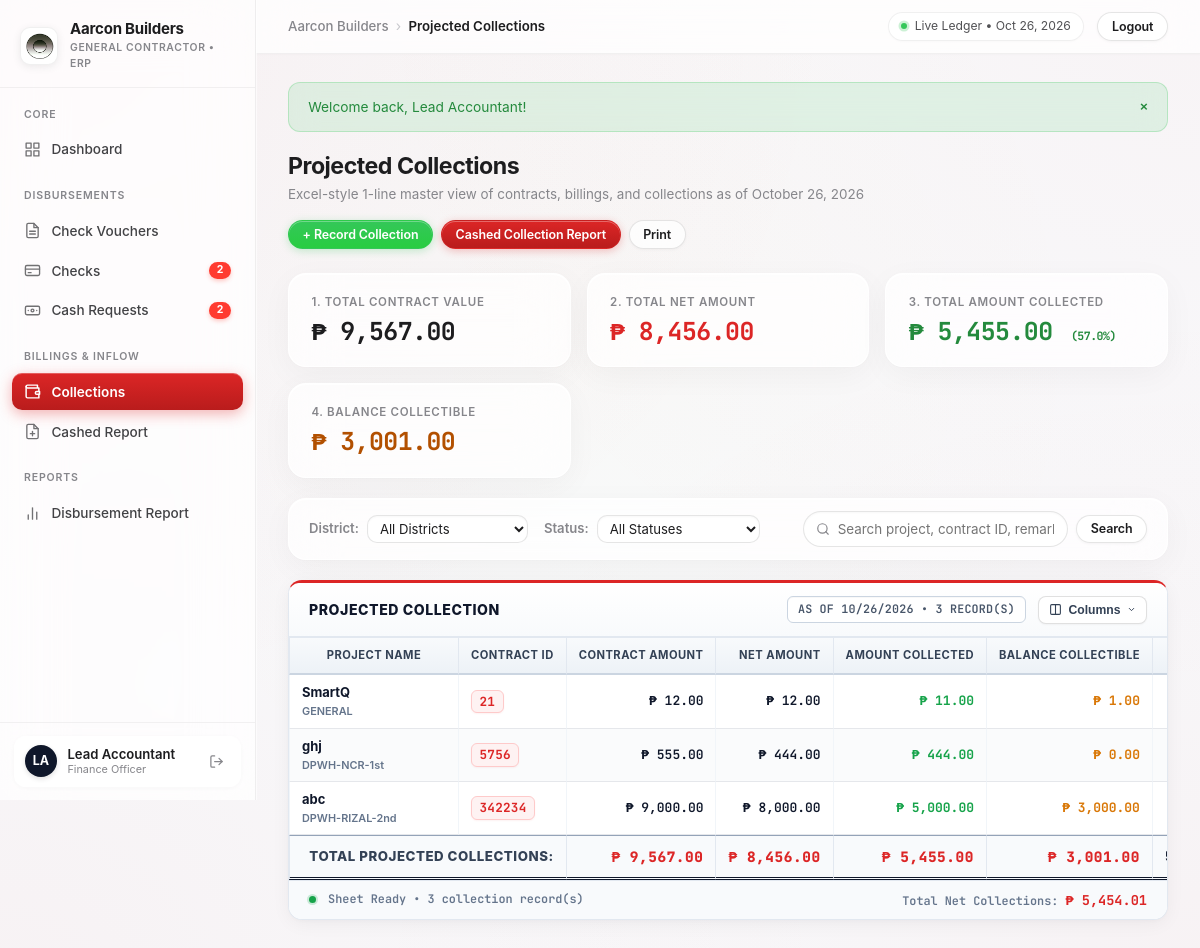
Page /collections.php (signed in) on the earlier database version.
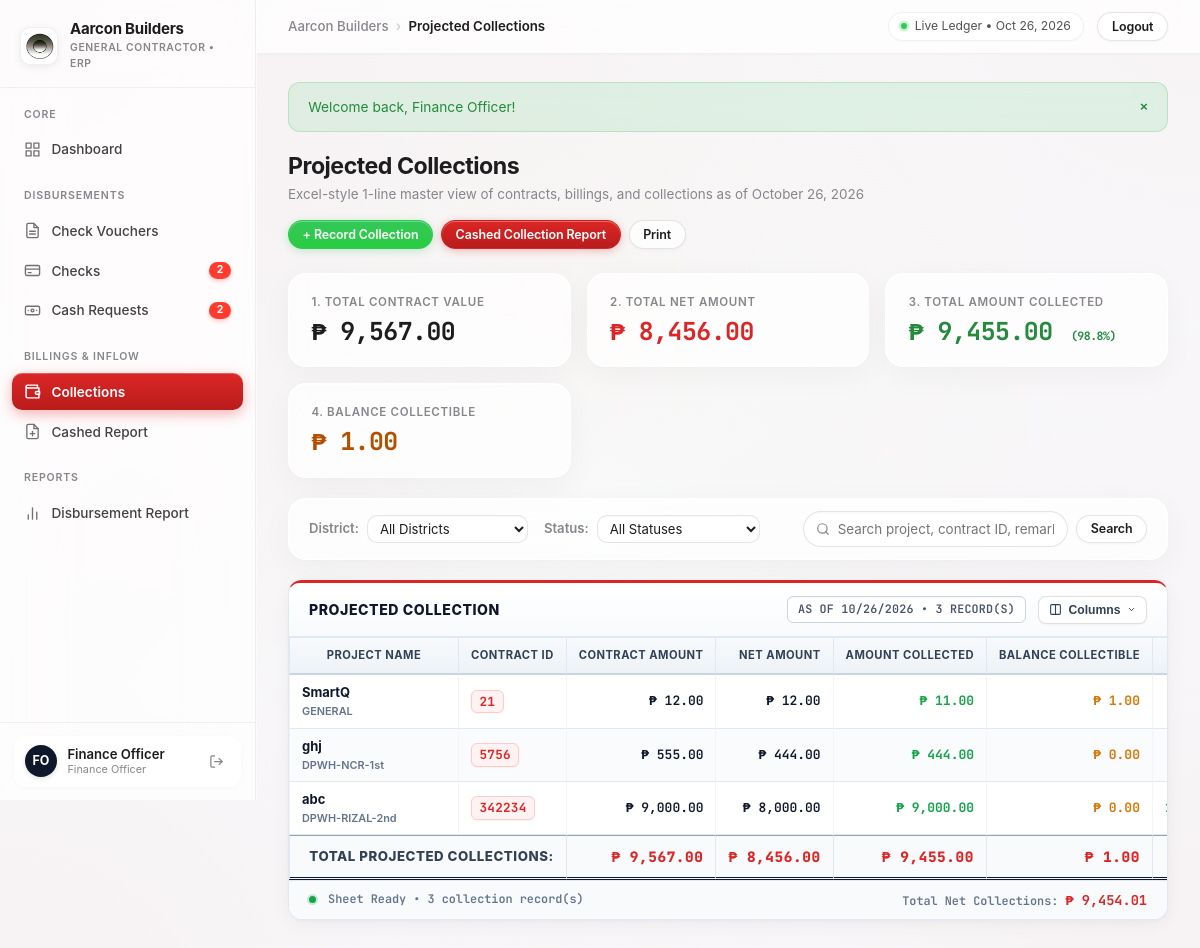
Same page on the later database version.
### tables this page shows
CREATE TABLE collections (
    id INTEGER PRIMARY KEY AUTOINCREMENT,
    receipt_no VARCHAR(100) NOT NULL UNIQUE,
    client_name VARCHAR(255) NOT NULL,
    project_name VARCHAR(255) NOT NULL,
    amount DECIMAL(12, 2) NOT NULL,
    payment_method VARCHAR(50) NOT NULL, -- 'Cash', 'Bank Deposit', 'Incoming Check', 'Online Transfer'
    collection_date DATE NOT NULL,
    reference_no VARCHAR(100) DEFAULT '',
    received_by VARCHAR(100) DEFAULT 'Main Cashier',
    notes TEXT DEFAULT '',
    created_at DATETIME DEFAULT CURRENT_TIMESTAMP
, project_district VARCHAR(100) DEFAULT '', contract_amount DECIMAL(12, 2) DEFAULT 0, tax_amount DECIMAL(12, 2) DEFAULT 0, tax_rate DECIMAL(5, 2) DEFAULT 0, percentage_collected DECIMAL(5, 2) DEFAULT 0, balance_collectible DECIMAL(12, 2) DEFAULT 0, status VARCHAR(50) DEFAULT 'collected', custom_fields TEXT DEFAULT '{}', contract_id VARCHAR(100) DEFAULT '', net_amount DECIMAL(12, 2) DEFAULT 0, expected_collection_date DATE DEFAULT NULL, deduction DECIMAL(12, 2) DEFAULT 0, net_collections DECIMAL(12, 2) DEFAULT 0, billing_on_process DECIMAL(12, 2) DEFAULT 0);

### includes/auth.php (called while the page is built, shortened)
<?php
require_once __DIR__ . '/../config/config.php';
function current_user(): ?array {
    return $_SESSION['user'] ?? null;
}
function get_user_role_label(?string $role = null): string {
    switch ($role) {
        case 'accountant':
        default:
            return 'Finance Officer';
    }
}
function get_system_setting(string $key, string $default = ''): string {
    static $settingsCache = null;
    if ($settingsCache === null) {
        $settingsCache = [];
        try {
            $db = get_db();
            $rows = $db->query('SELECT setting_key, setting_value FROM system_settings')->fetchAll();
            foreach ($rows as $r) {
                $settingsCache[$r['setting_key']] = $r['setting_value'];
            }
        } catch (Exception $e) {
        }
    }
    return $settingsCache[$key] ?? $default;
}

### config/config.php (called while the page is built, shortened)
<?php
function get_currency_symbol() {
    if (function_exists('get_system_setting')) {
        $val = get_system_setting('currency_symbol');
        if (!empty($val)) return $val;
    }
    return CURRENCY_SYMBOL;
}
function get_app_name() {
    if (function_exists('get_system_setting')) {
        $val = get_system_setting('company_name');
        if (!empty($val)) return $val;
    }
    return APP_NAME;
}
function format_money($amount) {
    return get_currency_symbol() . ' ' . number_format((float)$amount, 2);
}
function get_flash() {
    if (isset($_SESSION['flash'])) {
        $flash = $_SESSION['flash'];
        return $flash;
    }
    return null;
}
function e($string) {
    return htmlspecialchars($string ?? '', ENT_QUOTES, 'UTF-8');
}
function compute_balance_collectible(float $netAmount, float $amountCollected): float {
    return max(0, $netAmount - $amountCollected);
}
function compute_percentage_collected(float $contractAmount, float $amountCollected): float {
    $pct = ($amountCollected / $contractAmount) * 100.0;
    return min(100.0, max(0.0, $pct));
}
require_once __DIR__ . '/../includes/auth.php';

### collections.php (the view, shortened to what the changed rows need)
<?php
require_once __DIR__ . '/config/config.php';
require_once __DIR__ . '/includes/header.php';
$db = get_db();
$where = "WHERE 1=1";
$params = [];
$stmt = $db->prepare("SELECT * FROM collections {$where} ORDER BY collection_date DESC, id DESC");
$stmt->execute($params);
$collections = $stmt->fetchAll();
$totalContractAll       = 0;
$totalNetAll            = 0;
$totalCollectedAll      = 0;
$totalBalanceAll        = 0;
$totalNetCollectionsAll = 0;
foreach ($collections as &$col) {
    $contractAmt = (float)$col['contract_amount'];
    $netAmt      = (float)($col['net_amount'] > 0 ? $col['net_amount'] : ($col['amount'] > 0 ? $col['amount'] : $contractAmt));
    $colAmt      = (float)$col['amount'];
    $balAmt      = (float)($col['balance_collectible'] > 0 ? $col['balance_collectible'] : compute_balance_collectible($netAmt, $colAmt));
    $deductAmt   = (float)($col['deduction'] ?? 0);
    $netColAmt   = (float)($col['net_collections'] ?? 0);
    if ($netColAmt <= 0 && $deductAmt > 0) {
        $netColAmt = max(0, $colAmt - $deductAmt);
    } elseif ($netColAmt <= 0) {
        $netColAmt = $colAmt;
    }
    $totalContractAll       += $contractAmt;
    $totalNetAll            += $netAmt;
    $totalCollectedAll      += $colAmt;
    $totalBalanceAll        += $balAmt;
    $totalNetCollectionsAll += $netColAmt;
}
$overallPercentage = compute_percentage_collected($totalContractAll, $totalCollectedAll);
?>
<div class="page-header no-print">
    <div>
        <h1 class="page-title">Projected Collections</h1>
    </div>
</div>
<div class="metric-grid no-print" style="grid-template-columns: repeat(auto-fit, minmax(220px, 1fr)); margin-bottom: 1.25rem;">
    <div class="metric-card">
        <div class="metric-label">3. Total Amount Collected</div>
        <div class="metric-amount" style="color: var(--color-success);">
            <?= format_money($totalCollectedAll) ?>
            <span style="font-size: 0.72rem; color: var(--color-success); font-weight: 700; margin-left: 4px;">(<?= number_format($overallPercentage, 1) ?>%)</span>
        </div>
    </div>
    <div class="metric-card">
        <div class="metric-label">4. Balance Collectible</div>
        <div class="metric-amount" style="color: var(--color-warning);">
            <?= format_money($totalBalanceAll) ?>
        </div>
    </div>
</div>
<div class="excel-sheet-card">
    <div class="table-responsive">
        <table class="excel-table" id="collectionExcelTable">
            <thead>
                <tr>
                    <th style="min-width: 170px;">PROJECT NAME</th>
                    <th class="col-toggle-proj-contractid" style="min-width: 105px;">CONTRACT ID</th>
                    <th class="col-toggle-proj-contract" style="min-width: 120px; text-align: right;">CONTRACT AMOUNT</th>
                    <th class="col-toggle-proj-net" style="min-width: 110px; text-align: right;">NET AMOUNT</th>
                    <th class="col-toggle-proj-collected" style="min-width: 120px; text-align: right;">AMOUNT COLLECTED</th>
                    <th class="col-toggle-proj-balance" style="min-width: 120px; text-align: right;">BALANCE COLLECTIBLE</th>
                    <th class="col-toggle-proj-pct" style="min-width: 65px; text-align: center;">%</th>
                </tr>
            </thead>
            <tbody>
                <?php if (empty($collections)): ?>
                    <tr>
                        <td colspan="<?= 14 + count(get_custom_fields_for_module('collections')) ?>" style="text-align: center; padding: 2.5rem; color: var(--text-muted);">
                            No collection records found. Click "+ Record Collection" to add a new project entry.
                        </td>
                    </tr>
                <?php else: ?>
                    <?php foreach ($collections as $col): ?>
                        <tr>
                            <td style="font-weight: 700; color: #0f172a;">
                                <div><?= e($col['project_name']) ?></div>
                                <?php if (!empty($col['project_district'])): ?>
                                    <span style="font-size: 0.68rem; font-weight: 600; color: #64748b;"><?= e($col['project_district']) ?></span>
                                <?php endif; ?>
                            </td>
                            <td class="col-toggle-proj-contractid">
                                <?php if (!empty($col['contract_id'])): ?>
                                    <span class="voucher-code-badge"><?= e($col['contract_id']) ?></span>
                                <?php else: ?>
                                    <span style="color: var(--text-muted);">&mdash;</span>
                                <?php endif; ?>
                            </td>
                            <td class="col-toggle-proj-contract excel-num" style="color: #0f172a;">
                                <?= format_money($col['computed_contract']) ?>
                            </td>
                            <td class="col-toggle-proj-net excel-num" style="color: #0f172a; font-weight: 600;">
                                <?= format_money($col['computed_net']) ?>
                            </td>
                            <td class="col-toggle-proj-collected excel-num" style="color: #16a34a; font-weight: 700;">
                                <?= format_money($col['amount']) ?>
                            </td>
                            <td class="col-toggle-proj-balance excel-num" style="color: #d97706; font-weight: 700;">
                                <?= format_money($col['computed_bal']) ?>
                            </td>
                            <td class="col-toggle-proj-pct excel-mono" style="color: <?= $col['computed_pct'] >= 100 ? '#16a34a' : '#dc2626' ?>; font-weight: 700; text-align: center;">
                            </td>
                        </tr>
                    <?php endforeach; ?>
                <?php endif; ?>
            </tbody>
            <tfoot>
                <tr>
                    <th colspan="2" style="text-align: right; text-transform: uppercase;">Total Projected Collections:</th>
                    <th class="col-toggle-proj-contract excel-num" style="color: #0f172a;"><?= format_money($totalContractAll) ?></th>
                    <th class="col-toggle-proj-net excel-num" style="color: #0f172a;"><?= format_money($totalNetAll) ?></th>
                    <th class="col-toggle-proj-collected excel-num" style="color: #16a34a;"><?= format_money($totalCollectedAll) ?></th>
                    <th class="col-toggle-proj-balance excel-num" style="color: #d97706;"><?= format_money($totalBalanceAll) ?></th>
                    <th class="col-toggle-proj-pct excel-mono" style="color: #0f172a; text-align: center;"><?= number_format($overallPercentage, 1) ?>%</th>
                </tr>
            </tfoot>
        </table>
    </div>
    <div class="excel-sheet-footer no-print">
        <span>Total Net Collections: <strong style="color: #dc2626; font-size: 0.85rem;"><?= format_money($totalNetCollectionsAll) ?></strong></span>
    </div>
</div>
<?php require_once __DIR__ . '/includes/footer.php'; ?>

### includes/header.php (shortened to what the changed rows need)
<?php
require_once __DIR__ . '/../config/config.php';
$currentUser = current_user();
$flash = get_flash();
$dynamicAppName = get_app_name();
$userInitials = 'U';
$userColor = '#dc2626';
if ($currentUser) {
    $userInitials = strtoupper(substr($currentUser['full_name'], 0, 1) . (strpos($currentUser['full_name'], ' ') !== false ? substr($currentUser['full_name'], strpos($currentUser['full_name'], ' ') + 1, 1) : ''));
    $userColor = $currentUser['avatar_color'] ?? '#dc2626';
}
?>
<!DOCTYPE html>
<html lang="en">
<head>
    <link rel="stylesheet" href="assets/css/style.css?v=<?= file_exists(__DIR__ . '/../assets/css/style.css') ? filemtime(__DIR__ . '/../assets/css/style.css') : time() ?>">
</head>
<body>
<div class="app-layout">
    <aside class="app-sidebar no-print" id="appSidebar">
        <?php if ($currentUser): ?>
            <div class="sidebar-footer">
                <div class="sidebar-user">
                    <div class="sidebar-avatar" style="background: <?= e($userColor) ?>;">
                        <?= e($userInitials) ?>
                    </div>
                    <div class="sidebar-user-info">
                        <div class="sidebar-user-name" title="<?= e($currentUser['full_name']) ?>"><?= e($currentUser['full_name']) ?></div>
                        <div class="sidebar-user-role"><?= e(get_user_role_label($currentUser['role'])) ?></div>
                    </div>
                    <a href="logout.php" class="sidebar-logout-btn" title="Sign out of <?= e($currentUser['username']) ?>">
                        <svg viewBox="0 0 24 24" fill="none" stroke="currentColor" stroke-width="2" stroke-linecap="round" stroke-linejoin="round"><path d="M9 21H5a2 2 0 0 1-2-2V5a2 2 0 0 1 2-2h4"></path><polyline points="16 17 21 12 16 7"></polyline><line x1="21" y1="12" x2="9" y2="12"></line></svg>
                    </a>
                </div>
            </div>
        <?php endif; ?>
    </aside>
    <div class="app-main">
        <main class="main-wrapper">
            <?php if ($flash): ?>
                <div class="alert alert-<?= e($flash['type']) ?>" id="flashAlert">
                    <span><?= e($flash['message']) ?></span>
                    <button type="button" style="background:none; border:none; color:inherit; cursor:pointer; font-weight:600;"
                        onclick="document.getElementById('flashAlert').remove();">&times;</button>
                </div>
            <?php endif; ?>

Differences in the rows shown:
changed collections "abc": amount "₱ 5,000.00" → "₱ 9,000.00"; balance_collectible "₱ 3,000.00" → "₱ 0.00"; percentage_collected 55.5556 → 100 (drawn)
Other differences:
$userInitials: "LA" → "FO"
$currentUser['full_name']: "Lead Accountant" → "Finance Officer"
$flash['message']: "Welcome back, Lead Accountant!" → "Welcome back, Finance Officer!"
format_money($totalCollectedAll): "₱ 5,455.00" → "₱ 9,455.00"
$overallPercentage: "57.0" → "98.8"
format_money($totalBalanceAll): "₱ 3,001.00" → "₱ 1.00"
format_money($totalNetCollectionsAll): "₱ 5,454.01" → "₱ 9,454.01"
